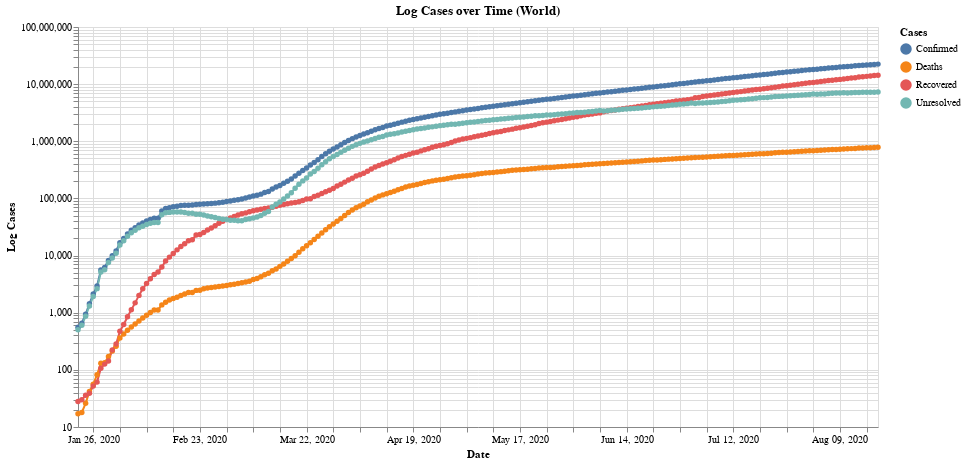

Notebook code for this chart:
### Code cell
country_log_plot = alt.Chart(
    ts_to_plot[ts_to_plot.Cases.isin(['Deaths', 'Recovered', 'Unresolved', 'Confirmed'])
    ]
    ).mark_line(point=True).\
    encode(
        x=alt.X('utcyearmonthdate(Date):T', title='Date'),
        y=alt.Y('Number:Q', scale=alt.Scale(type='log'), title='Log Cases'),
        color='Cases:N',
        tooltip=['Cases:N', 'Number:N', alt.Tooltip('utcyearmonthdate(Date):T', title='Date')],
    ).\
    transform_filter(
        alt.datum.Number > 0  
    ).\
    properties(
        height=400,
        width=800,
        title=f'Log Cases over Time ({country})'
    )
    
st.altair_chart(_alt_standard_layout(country_area_plot + country_confirmed_plot), use_container_width=True)
st.altair_chart(_alt_standard_layout(country_log_plot).interactive(), use_container_width=True)
country_log_plot

### Figure 1 — Vega-Lite specification as saved in the notebook (floating-point values rounded to 4 significant figures; data arrays with more than 128 entries replaced by an {"elided": "..."} marker saying what was removed)
{"config": {"view": {"continuousWidth": 400, "continuousHeight": 300}}, "data": {"name": "data-66cbe8dd0059777574adcaf105c78db8"}, "mark": {"type": "line", "point": true}, "encoding": {"color": {"type": "nominal", "field": "Cases"}, "tooltip": [{"type": "nominal", "field": "Cases"}, {"type": "nominal", "field": "Number"}, {"type": "temporal", "field": "Date", "timeUnit": "utcyearmonthdate", "title": "Date"}], "x": {"type": "temporal", "field": "Date", "timeUnit": "utcyearmonthdate", "title": "Date"}, "y": {"type": "quantitative", "field": "Number", "scale": {"type": "log"}, "title": "Log Cases"}}, "height": 400, "title": "Log Cases over Time (World)", "transform": [{"filter": "(datum.Number > 0)"}], "width": 800, "$schema": "https://vega.github.io/schema/vega-lite/v4.8.1.json", "datasets": {"data-66cbe8dd0059777574adcaf105c78db8": {"elided": "844 records"}}}
